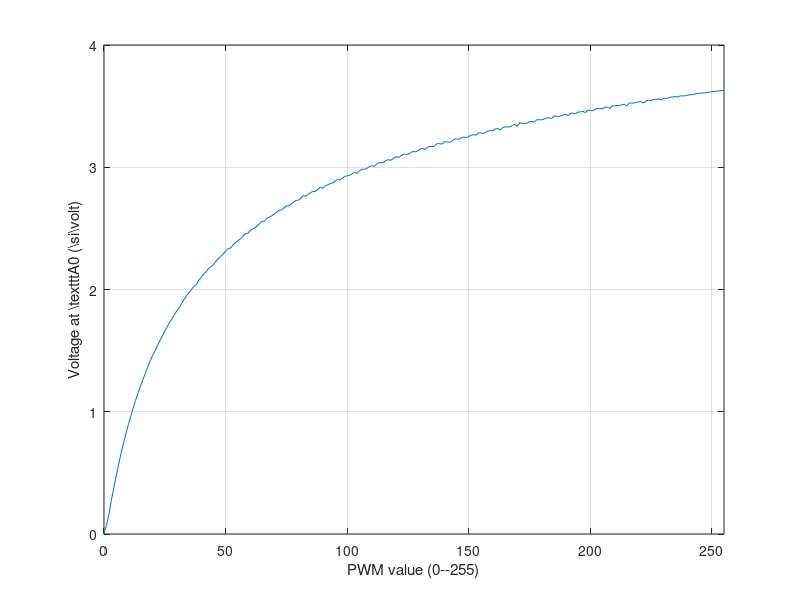

Write the MATLAB code that produced this figure.
data = dlmread("steadystate.csv", ",");

plot(data(:,1), data(:,3));
xlabel("PWM value (0--255)");
ylabel("Voltage at \\texttt{A0} (\\si{\\volt})");
axis([0, 255]);
grid on
#set(gcf, "paperposition", [0 0 8.00000 6.00000]);
#set(gcf, "papersize", [8 6]);
#get(gcf);
#get(gca)
##set(gca,'LooseInset',get(gca,'TightInset'));
#set(gca, 'LooseInset', [0.01, 0.07, 0.01, 0.01]);
print("steady_state", "-depslatex", "-mono");
